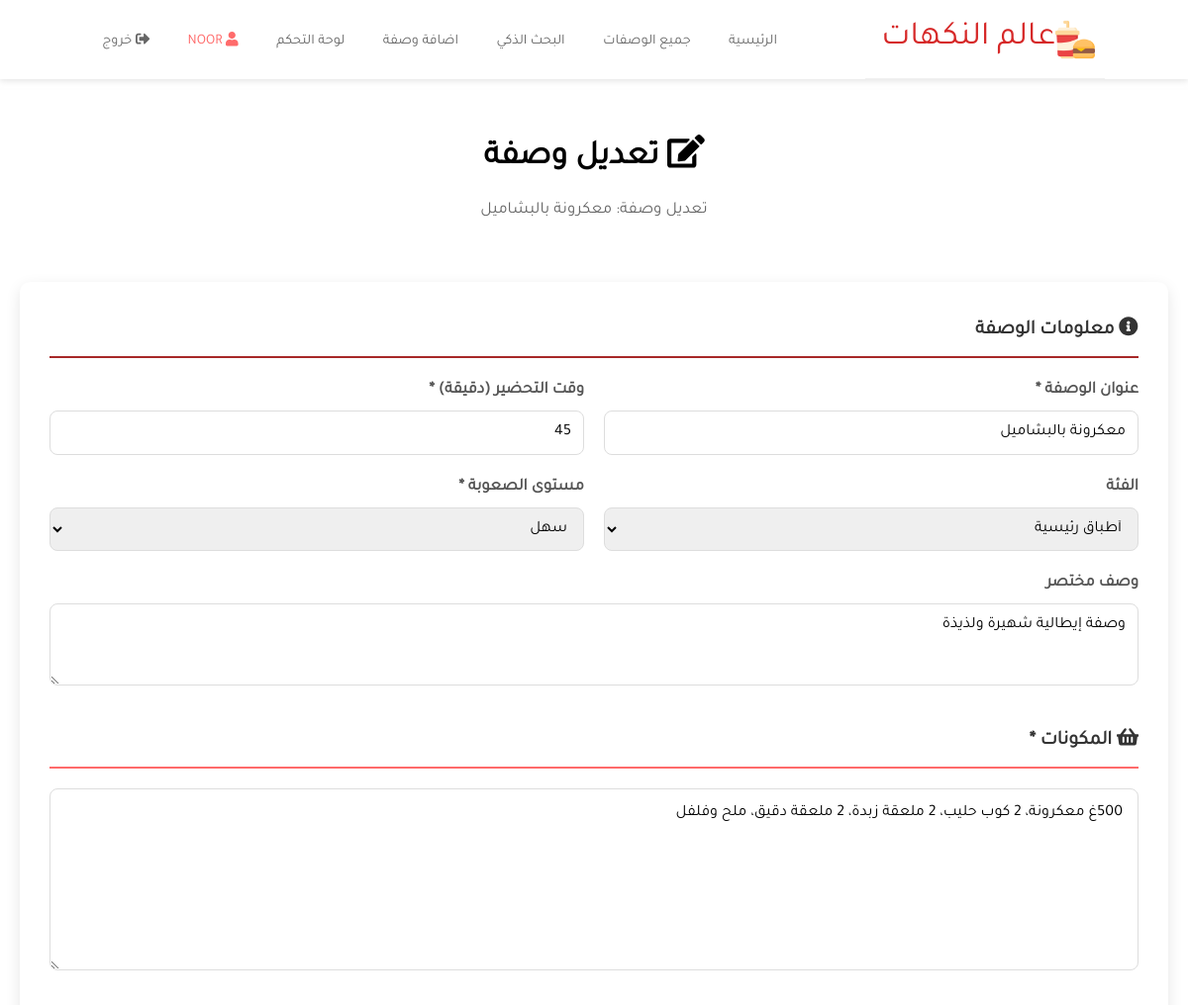
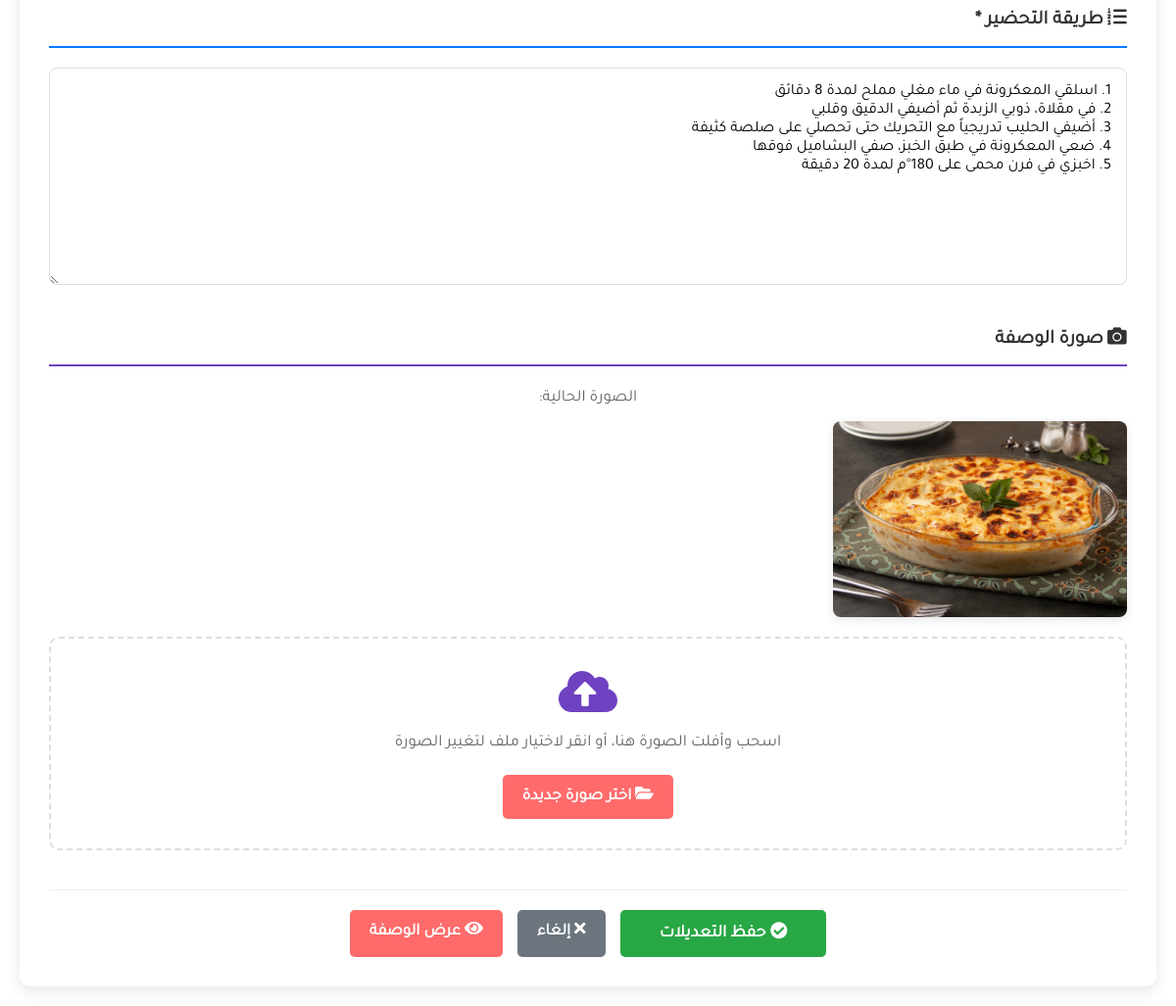
Page /admin/edit-recipe.php?id=1 (signed in) on the committed database (2 pictures, top to bottom).
### tables this page shows
CREATE TABLE `recipes` (
  `id` int(11) NOT NULL,
  `title` varchar(200) NOT NULL,
  `description` text DEFAULT NULL,
  `ingredients` text NOT NULL,
  `instructions` text NOT NULL,
  `image` varchar(255) DEFAULT NULL,
  `prep_time` int(11) DEFAULT NULL,
  `category` varchar(100) DEFAULT NULL,
  `difficulty` enum('سهل','متوسط','صعب') DEFAULT 'سهل',
  `created_at` timestamp NOT NULL DEFAULT current_timestamp(),
  `user_id` int(11) DEFAULT NULL
);

### admin/edit-recipe.php (the view, shortened to what this page needs)
<?php
require_once '../includes/config.php';
$recipe_id = intval($_GET['id']);
try {
    $stmt = $pdo->prepare("SELECT * FROM recipes WHERE id = ?");
    $stmt->execute([$recipe_id]);
    $recipe = $stmt->fetch();
} catch(PDOException $e) {
    die("خطأ في قاعدة البيانات: " . $e->getMessage());
}
require_once 'header.php';
$success = false;
?>
<div class="edit-recipe-page" style="direction: rtl; padding: 20px;">
    <div style="color: black; padding: 30px; border-radius: 10px; margin-bottom: 30px;">
        <h1 style="text-align: center; margin-bottom: 10px;font-family: 'Tajawal',sans-serif;">
            <i class="fas fa-edit"></i> تعديل وصفة
        </h1>
        <p style="text-align: center; color: #666;font-family: 'Tajawal',sans-serif;">
            تعديل وصفة: <?php echo $recipe['title']; ?>
        </p>
    </div>
    <?php if(!$success): ?>
    <form method="POST" action="" enctype="multipart/form-data" style="background: white; padding: 30px; border-radius: 10px; box-shadow: 0 5px 15px rgba(0,0,0,0.1);">
        <div style="margin-bottom: 30px;">
            <h3 style="color: #333; margin-bottom: 20px; padding-bottom: 10px; border-bottom: 2px solid #a72828ff;font-family: 'Tajawal',sans-serif;">
                <i class="fas fa-info-circle"></i> معلومات الوصفة
            </h3>
            <div style="display: grid; grid-template-columns: 1fr 1fr; gap: 20px; margin-bottom: 20px;">
                <div>
                    <label style="display: block; margin-bottom: 8px; color: #555; font-weight: 600;font-family: 'Tajawal',sans-serif;">
                        عنوان الوصفة *
                    </label>
                    <input type="text" name="title" required
                           value="<?php echo $_POST['title'] ?? $recipe['title']; ?>"
                           style="width: 100%; padding: 12px; border: 1px solid #ddd; border-radius: 8px; font-size: 1rem;font-family: 'Tajawal',sans-serif;"
                           placeholder="عنوان الوصفة">
                </div>
                <div>
                    <label style="display: block; margin-bottom: 8px; color: #555; font-weight: 600;font-family: 'Tajawal',sans-serif;">
                        وقت التحضير (دقيقة) *
                    </label>
                    <input type="number" name="prep_time" required min="1" max="480"
                           value="<?php echo $_POST['prep_time'] ?? $recipe['prep_time']; ?>"
                           style="width: 100%; padding: 12px; border: 1px solid #ddd; border-radius: 8px; font-size: 1rem;font-family: 'Tajawal',sans-serif;">
                </div>
            </div>
            <div style="display: grid; grid-template-columns: 1fr 1fr; gap: 20px; margin-bottom: 20px;">
                <div>
                    <label style="display: block; margin-bottom: 8px; color: #555; font-weight: 600;font-family: 'Tajawal',sans-serif;">
                        الفئة
                    </label>
                    <select name="category" style="width: 100%; padding: 12px; border: 1px solid #ddd; border-radius: 8px; font-size: 1rem;font-family: 'Tajawal',sans-serif;">
                        <option value="أطباق رئيسية" <?php echo (($_POST['category'] ?? $recipe['category']) == 'أطباق رئيسية') ? 'selected' : ''; ?>>أطباق رئيسية</option>
                    </select>
                </div>
                <div>
                    <label style="display: block; margin-bottom: 8px; color: #555; font-weight: 600;font-family: 'Tajawal',sans-serif;">
                        مستوى الصعوبة *
                    </label>
                    <select name="difficulty" required style="width: 100%; padding: 12px; border: 1px solid #ddd; border-radius: 8px; font-size: 1rem;font-family: 'Tajawal',sans-serif;">
                        <option value="سهل" <?php echo (($_POST['difficulty'] ?? $recipe['difficulty']) == 'سهل') ? 'selected' : ''; ?>>سهل</option>
                    </select>
                </div>
            </div>
            <div>
                <label style="display: block; margin-bottom: 8px; color: #555; font-weight: 600;font-family: 'Tajawal',sans-serif;">
                    وصف مختصر
                </label>
                <textarea name="description" rows="3"
                          style="width: 100%; padding: 12px; border: 1px solid #ddd; border-radius: 8px; font-size: 1rem; resize: vertical;font-family: 'Tajawal',sans-serif;"
                          placeholder="وصف قصير للوصفة..."><?php echo $_POST['description'] ?? $recipe['description']; ?></textarea>
            </div>
        </div>
        <div style="margin-bottom: 30px;">
            <h3 style="color: #333; margin-bottom: 20px; padding-bottom: 10px; border-bottom: 2px solid #ff6b6b;font-family: 'Tajawal',sans-serif;">
                <i class="fas fa-shopping-basket"></i> المكونات *
            </h3>
            <div style="margin-bottom: 15px;">
                <textarea name="ingredients" required rows="8"
                          style="width: 100%; padding: 15px; border: 1px solid #ddd; border-radius: 8px; font-size: 1rem; resize: vertical;font-family: 'Tajawal',sans-serif;"
                          placeholder="أدخل كل مكون في سطر جديد"><?php echo $_POST['ingredients'] ?? $recipe['ingredients']; ?></textarea>
            </div>
        </div>
        <div style="margin-bottom: 30px;">
            <h3 style="color: #333; margin-bottom: 20px; padding-bottom: 10px; border-bottom: 2px solid #007bff;font-family: 'Tajawal',sans-serif;">
                <i class="fas fa-list-ol"></i> طريقة التحضير *
            </h3>
            <div style="margin-bottom: 15px;">
                <textarea name="instructions" required rows="10"
                          style="width: 100%; padding: 15px; border: 1px solid #ddd; border-radius: 8px; font-size: 1rem; resize: vertical; font-family: monospace;font-family: 'Tajawal',sans-serif;"
                          placeholder="أدخل كل خطوة في سطر جديد"><?php echo $_POST['instructions'] ?? $recipe['instructions']; ?></textarea>
            </div>
        </div>
        <div style="margin-bottom: 30px;">
            <h3 style="color: #333; margin-bottom: 20px; padding-bottom: 10px; border-bottom: 2px solid #6f42c1;font-family: 'Tajawal',sans-serif;">
                <i class="fas fa-camera"></i> صورة الوصفة
            </h3>
            <?php if(!empty($recipe['image']) && file_exists('../uploads/' . $recipe['image'])): ?>
                <div style="text-align: center; margin-bottom: 20px;">
                    <p style="color: #666; margin-bottom: 10px;font-family: 'Tajawal',sans-serif;">الصورة الحالية:</p>
                    <img src="../uploads/<?php echo $recipe['image']; ?>"
                         alt="<?php echo $recipe['title']; ?>"
                         style="max-width: 300px; max-height: 200px; border-radius: 8px; box-shadow: 0 3px 10px rgba(0,0,0,0.1);">
                </div>
            <?php endif; ?>
            <div style="border: 2px dashed #ddd; padding: 30px; text-align: center; border-radius: 10px; margin-bottom: 20px;">
                <i class="fas fa-cloud-upload-alt" style="font-size: 3rem; color: #6f42c1; margin-bottom: 15px;"></i>
                <p style="color: #666; margin-bottom: 20px;font-family: 'Tajawal',sans-serif;">
                    اسحب وأفلت الصورة هنا، أو انقر لاختيار ملف لتغيير الصورة
                </p>
                <label for="imageUpload" class="btn btn-primary" style="cursor: pointer;font-family: 'Tajawal',sans-serif;">
                    <i class="fas fa-folder-open"></i> اختر صورة جديدة
                </label>
            </div>
        </div>
        <div style="display: flex; justify-content: center; gap: 15px; margin-top: 40px; padding-top: 20px; border-top: 1px solid #eee;">
            <button type="submit" class="btn btn-success" style="padding: 12px 40px; font-size: 1.1rem;font-family: 'Tajawal',sans-serif;">
                <i class="fas fa-check-circle"></i> حفظ التعديلات
            </button>
            <a href="manage-recipes.php" class="btn btn-secondary" style="font-family: 'Tajawal',sans-serif;">
                <i class="fas fa-times"></i> إلغاء
            </a>
            <a href="../recipe-detail.php?id=<?php echo $recipe['id']; ?>" class="btn btn-primary" style="font-family: 'Tajawal',sans-serif;">
                <i class="fas fa-eye"></i> عرض الوصفة
            </a>
        </div>
    </form>
    <?php endif; ?>
</div>
  </body>
</html>

### css/style.css (style rules this page uses)
:root { --nero: #252525; --dimGray: #666; --max-red: #D62828; --snow: #fafafa; --Libre: 'Libre Franklin', sans-serif; --Kaushan: 'Kaushan Script'; --transition: all 0.4s ease; }
* { box-sizing: border-box; padding: 0; margin: 0; font-family: var(--Libre); }
body { line-height: 1.5; font-size: 1.05rem; font-weight: 200; text-rendering: optimizeLegibility; }
a { color: #000; text-decoration: none; }
img { width: 100%; display: block; }
button { outline: 0; cursor: pointer; text-transform: uppercase; font-weight: 500; }
h1, h2, h3, h4, h5, h6 { padding: 0.3rem 0; }
.btn-primary { background: #ffcc00; color: #333; border: none; padding: 12px 30px; border-radius: 50px; font-weight: bold; cursor: pointer; transition: transform 0.3s; }
.btn { display: inline-block; padding: 10px 20px; border-radius: 5px; text-decoration: none; font-weight: 600; cursor: pointer; border: none; transition: all 0.3s; }
.btn-primary { background: #ff6b6b; color: white; }
.btn-secondary { background: #6c757d; color: white; }
.btn-success { background: #28a745; color: white; }

### rows in the picture
recipes: title "معكرونة بالبشاميل", prep_time "45", category "أطباق رئيسية", difficulty "سهل", description "وصفة إيطالية شهيرة ولذيذة", ingredients "500غ معكرونة، 2 كوب حليب، 2 ملعقة زبدة، 2 ملعقة دقيق، ملح وفلفل", instructions "1. اسلقي المعكرونة في ماء مغلي مملح لمدة 8 دقائق 2. في مقلاة، ذوبي الزبدة ثم أضيفي الدقيق وقلبي 3. أضيفي الحليب تدريجياً مع التحريك حتى تحصلي على صلصة كثيفة 4. ضعي المعكرونة في طبق الخبز، صفي البشاميل فوقها 5. اخبزي في فرن محمى على 180°م لمدة 20 دقيقة", image (picture)

### other values in the picture
$_SESSION['username'] "NOOR"
